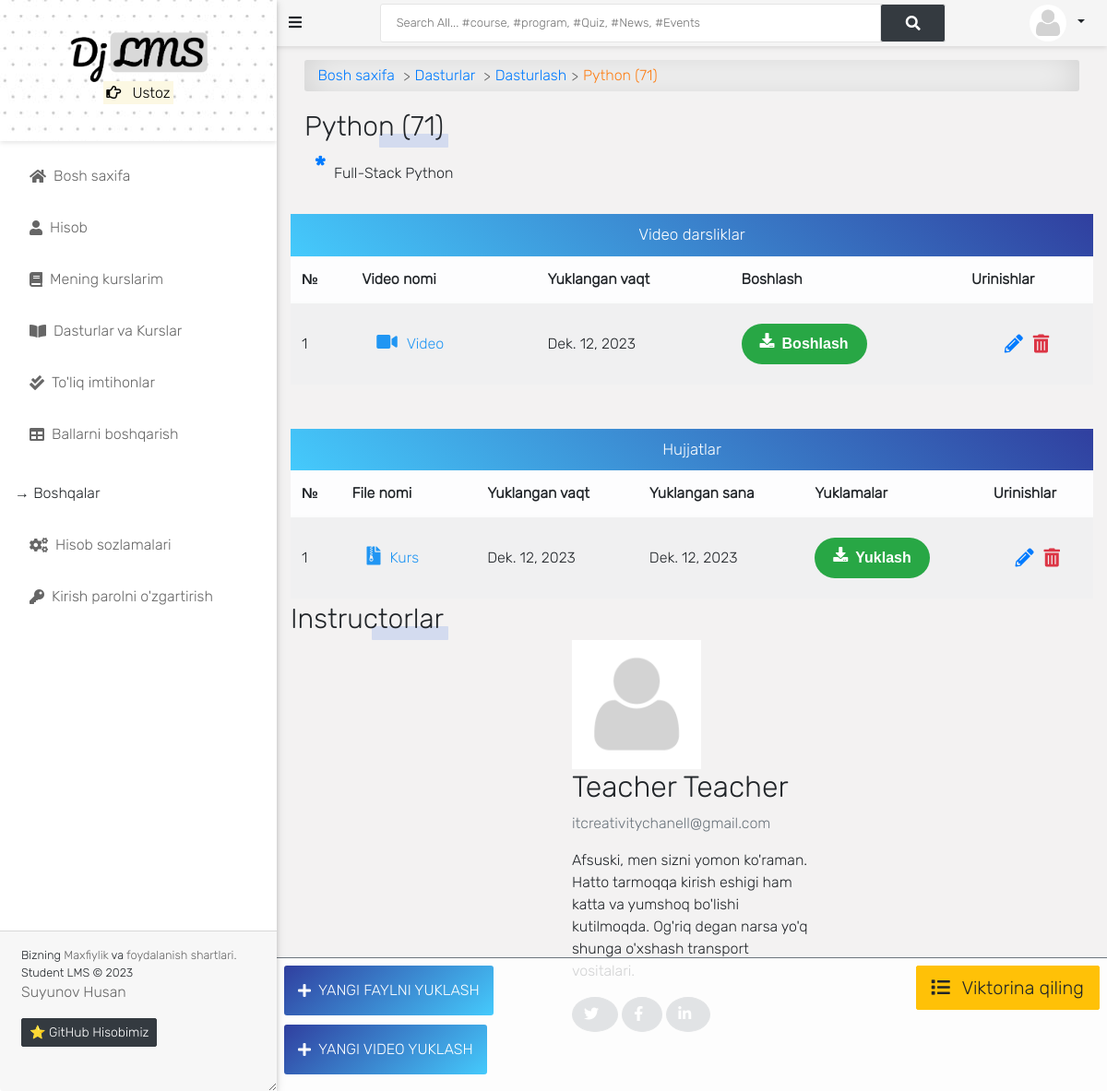
Before: /programs/course/Python/detail/ (signed in) with the older database file.
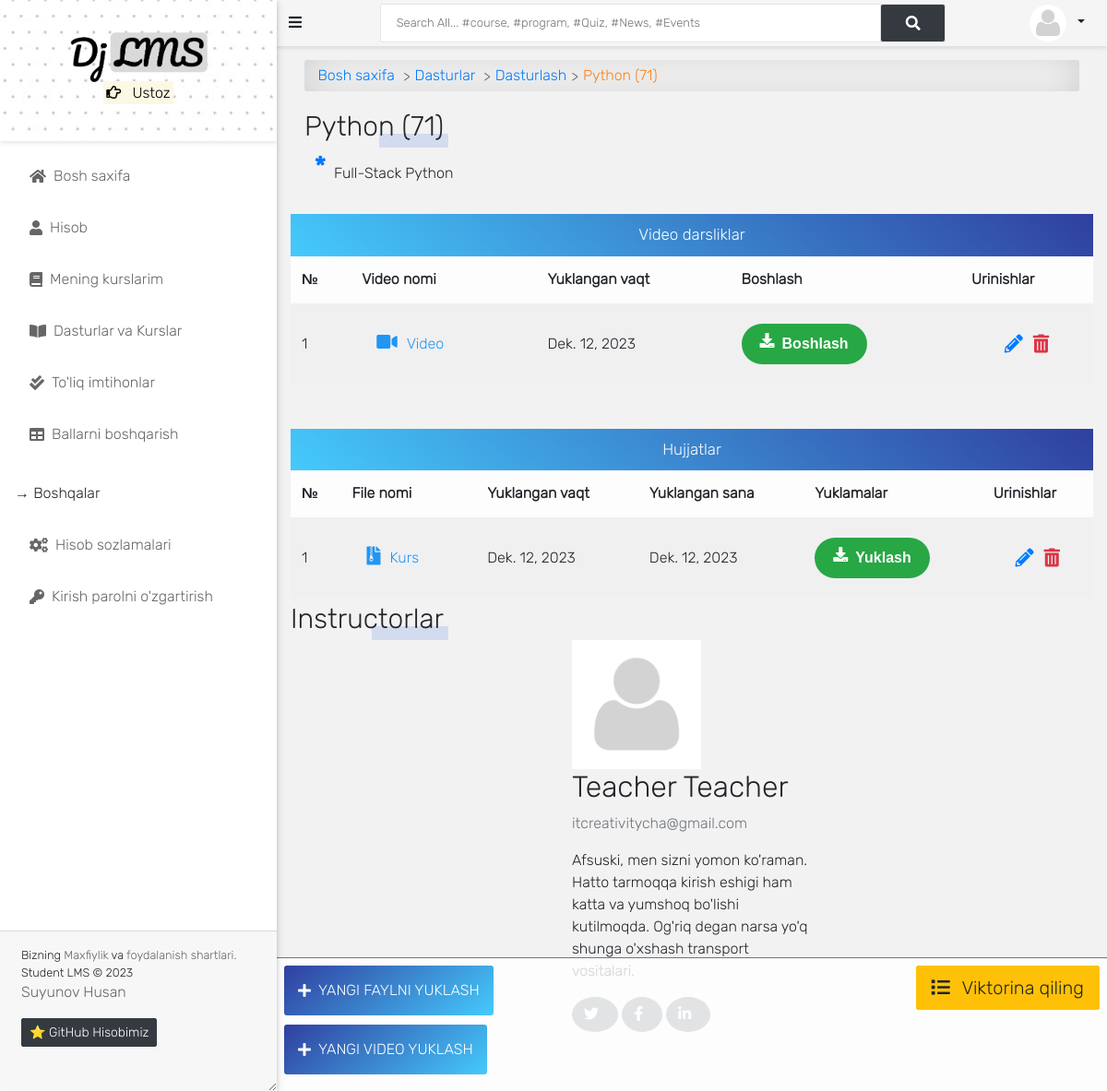
After: the same page with the newer database file.
### course/models.py (models this page shows, shortened)
class CourseAllocation(models.Model):
    lecturer = models.ForeignKey(settings.AUTH_USER_MODEL, on_delete=models.CASCADE, related_name='allocated_lecturer')
    courses = models.ManyToManyField(Course, related_name='allocated_course')
    session = models.ForeignKey("app.Session", on_delete=models.CASCADE, blank=True, null=True)
    def __str__(self):
        return self.lecturer.get_full_name

### accounts/models.py (models this page shows, shortened)
class User(AbstractUser):
    is_student = models.BooleanField(default=False)
    is_lecturer = models.BooleanField(default=False)
    is_parent = models.BooleanField(default=False)
    is_dep_head = models.BooleanField(default=False)
    phone = models.CharField(max_length=60, blank=True, null=True)
    address = models.CharField(max_length=60, blank=True, null=True)
    picture = models.ImageField(upload_to='profile_pictures/%y/%m/%d/', default='default.png', null=True)
    email = models.EmailField(blank=True, null=True)
    username_validator = ASCIIUsernameValidator()
    objects = UserManager()
    @property
    def get_full_name(self):
        full_name = self.username
        if self.first_name and self.last_name:
            full_name = self.first_name + " " + self.last_name
        return full_name
    @property
    def get_user_role(self):
        if self.is_superuser:
            return "Boshliq"
        elif self.is_student:
            return "Talaba"
        elif self.is_lecturer:
            return "Ustoz"
        elif self.is_parent:
            return "Ota-ona"

### course/views.py (the view)
# urls.py: path('course/<slug>/detail/', course_single, name='course_detail'),
@login_required
def course_single(request, slug):
    course = Course.objects.get(slug=slug)
    files = Upload.objects.filter(course__slug=slug)
    videos = UploadVideo.objects.filter(course__slug=slug)
    lecturers = CourseAllocation.objects.filter(courses__pk=course.id)
    return render(request, 'course/course_single.html', {
        'title': course.title,
        'course': course,
        'files': files,
        'videos': videos,
        'lecturers': lecturers,
        'media_url': settings.MEDIA_ROOT,
    }, )

### course/models.py (called while the page is built)
    def __str__(self):
        return self.title

    def __str__(self):
        return "{0} ({1})".format(self.title, self.code)

    def __str__(self):
        return str(self.file)[6:]

    def get_extension_short(self):
        ext = str(self.file).split(".")
        ext = ext[len(ext)-1]
        if ext == 'doc' or ext == 'docx':
            return 'word'
        elif ext == 'pdf':
            return 'pdf'
        elif ext == 'xls' or ext == 'xlsx':
            return 'excel'
        elif ext == 'ppt' or ext == 'pptx':
            return 'powerpoint'
        elif ext == 'zip' or ext == 'rar' or ext == '7zip':
            return 'archive'

    def __str__(self):
        return str(self.title)

    def get_absolute_url(self):
        return reverse('video_single', kwargs={'slug': self.course.slug, 'video_slug': self.slug})

### templates/course/course_single.html (shortened to what the changed rows need)
{% extends 'base.html' %}
{% load static %}
{% block content %}
<div class="container">
    <div class="row mb-5">
        <div class="col-md-12 p-0">
            <div class="table-responsive">
                <table class="table table-shadow table-light table-striped m-0">
                    <thead>
                        <tr>
                            <th>№</th>
                            <th>Video nomi</th>
                            <th>Yuklangan vaqt</th>
                            <th>Boshlash </th>
                            {% if request.user.is_superuser or request.user.is_lecturer %}
                            <th>Urinishlar</th>
                            {% endif %}
                        </tr>
                    </thead>
                    <tbody>
                        {% for video in videos %}
                        <tr>
                            <th>
                                <div>
                                    <a class="download-btn" href="{{ video.get_absolute_url }}"
                                        title="Download to your device">
                                        <i class="fas fa-download"></i>Boshlash</a>
                                </div>
                            </th>
                        {% endfor %}
                    </tbody>
                </table>
            </div>
        </div>
    </div>
    <div class="row">
        <div class="col-md-12 p-0">
            <div class="table-responsive">
                <table class="table table-shadow table-light table-striped m-0">
                    <thead>
                        <tr>
                            <th>№</th>
                            <th>File nomi</th>
                            <th>Yuklangan vaqt</th>
                            <th>Yuklangan sana </th>
                            <th>Yuklamalar</th>
                            {% if request.user.is_superuser or request.user.is_lecturer %}
                            <th>Urinishlar</th>
                            {% endif %}
                        </tr>
                    </thead>
                    <tbody>
                        {% for file in files %}
                        <tr>
                            <th>
                                <div>
                                    <a class="download-btn" href="{{ file.file.url }}" title="Download to your device">
                                        <i class="fas fa-download"></i>Yuklash</a>
                                </div>
                            </th>
                        {% endfor %}
                    </tbody>
                </table>
            </div>
        </div>
    </div>
</div>
<div class="site-section">
    <br>
    <div class="container marketing">
        <div class="row">
            {% for lecturer in lecturers %}
            <div class="col-lg-4 mx-auto" style="background: transparent; box-shadow: none;">
                {% if lecturer.lecturer.picture %}
                <img class="" src="{{ lecturer.lecturer.picture.url }}" alt="" style="width:140px;">
                {% endif %}
                <h2>{{ lecturer|title }}</h2>
                <p style="color: #6c757d;">{{ lecturer.lecturer.email }}</p>
                <p>Afsuski, men sizni yomon ko'raman. Hatto tarmoqqa kirish eshigi ham katta va yumshoq bo'lishi kutilmoqda. Og'riq degan narsa yo'q
                    shunga o'xshash transport vositalari.</p>
                <p>
                    <a class="btn rounded-circle btn-secondary" href="#" role="button"><i
                            class="fab fa-twitter"></i></a>
                    <a class="btn rounded-circle btn-secondary" href="#" role="button"><i
                            class="fab fa-facebook-f"></i></a>
                    <a class="btn rounded-circle btn-secondary" href="#" role="button"><i
                            class="fab fa-linkedin-in"></i></a>
                </p>
            </div>
            {% endfor %}
        </div>
    </div>
</div>
{% endblock content %}

Changed rows visible on the page:
changed through a linked row, CourseAllocation "Teacher Teacher": lecturer.email "itcreativitychanell@gmail.com" → "itcreativitycha@gmail.com"
